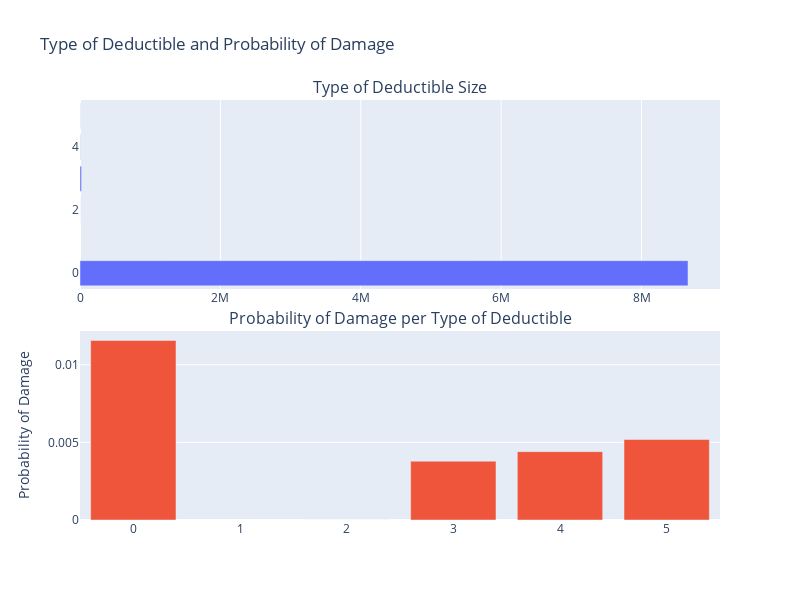

Write notebook code for a chart like this one.
### Code cell
# Calculate the total number of observations and the percentage of damage by category
total_counts = df.groupby('TYPE_OF_DEDUCTIBLE').size().reset_index(name='total_count')
damage_counts = df[df['DAMAGE'] == 1].groupby('TYPE_OF_DEDUCTIBLE').size().reset_index(name='damage_count')
summary = total_counts.merge(damage_counts, on='TYPE_OF_DEDUCTIBLE', how='left').fillna(0)
summary['damage_prob'] = (summary['damage_count'] / summary['total_count'])
summary['type_percent'] = (summary['total_count'] / summary['total_count'].sum())

# Sort summary
summary = summary.sort_values(by=['TYPE_OF_DEDUCTIBLE'], ascending=False).reset_index(drop=True)

# Create a subplot
fig = make_subplots(rows=2, cols=1, shared_xaxes=False, 
                    vertical_spacing=0.1, subplot_titles=("Type of Deductible Size", "Probability of Damage per Type of Deductible"))

# Add horizontal bar chart
fig.add_trace(go.Bar(
    y=summary['TYPE_OF_DEDUCTIBLE'],
    x=summary['total_count'],
    orientation='h',
    name='Zone Size'
), row=1, col=1)

# Sort summary
summary = summary.sort_values(by=['TYPE_OF_DEDUCTIBLE'], ascending=True).reset_index(drop=True)

# Add bar chart for percentage of damage
fig.add_trace(go.Bar(
    x=summary['TYPE_OF_DEDUCTIBLE'],
    y=summary['damage_prob'],
    name='Probability of Damage'
), row=2, col=1)

# Update layout
fig.update_layout(height=600, width=800, showlegend=False, 
                  title_text="Type of Deductible and Probability of Damage",
                  yaxis2_title="Probability of Damage")

fig.show()

### Figure 1 — Plotly figure (JSON) as saved in the notebook; plotly's stock layout.template omitted (floating-point values rounded to 4 significant figures)
{"data": [{"name": "Zone Size", "orientation": "h", "type": "bar", "x": [1736, 3180, 21895, 8, 8661573], "xaxis": "x", "y": [5, 4, 3, 2, 0], "yaxis": "y"}, {"name": "Probability of Damage", "type": "bar", "x": [0, 2, 3, 4, 5], "xaxis": "x2", "y": [0.01157, 0, 0.003791, 0.004403, 0.005184], "yaxis": "y2"}], "layout": {"annotations": [{"font": {"size": 16}, "showarrow": false, "text": "Type of Deductible Size", "x": 0.5, "xanchor": "center", "xref": "paper", "y": 1, "yanchor": "bottom", "yref": "paper"}, {"font": {"size": 16}, "showarrow": false, "text": "Probability of Damage per Type of Deductible", "x": 0.5, "xanchor": "center", "xref": "paper", "y": 0.45, "yanchor": "bottom", "yref": "paper"}], "height": 600, "showlegend": false, "title": {"text": "Type of Deductible and Probability of Damage"}, "width": 800, "xaxis": {"anchor": "y", "domain": [0, 1]}, "xaxis2": {"anchor": "y2", "domain": [0, 1]}, "yaxis": {"anchor": "x", "domain": [0.55, 1]}, "yaxis2": {"anchor": "x2", "domain": [0, 0.45], "title": {"text": "Probability of Damage"}}}}
